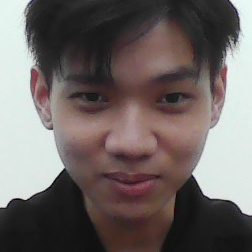
#> input picture emotion-scanner/data/angry/dat_angry_1789957458833.jpg, 252 x 252 px, given in place of the camera
$ python 1_capture_data.py data/angry/dat_angry_1789957458833.jpg
#> lines starting #> are read from the running program, lines starting #| are printed output that depends on the picture
"""
BƯỚC 1/4: Thu thập dữ liệu huấn luyện (chụp ảnh khuôn mặt có nhãn)
Đề tài: Hệ thống gợi ý nhạc theo cảm xúc (phiên bản Web)

File này mở webcam, lần lượt yêu cầu bạn thể hiện từng cảm xúc, và chụp
nhiều ảnh khuôn mặt cho mỗi cảm xúc. Dữ liệu này sẽ dùng để fine-tune
model ở bước 2 (đóng băng backbone, chỉ huấn luyện lại lớp phân loại cuối).

Cách cài đặt:
    pip install opencv-python pillow

Cách chạy:
    python 1_capture_data.py

Điều khiển:
    - Phím 'c'      : chụp 1 ảnh cho cảm xúc hiện tại
    - Phím 'n'      : chuyển sang cảm xúc tiếp theo
    - Phím 'q'      : thoát chương trình

GHI CHÚ - THU THẬP TỪ NHIỀU NGƯỜI:
    Model chỉ học được đặc trưng cảm xúc của những khuôn mặt đã "dạy" nó.
    Nếu chỉ dùng ảnh của 1 người, model sẽ nhận diện tốt cho người đó nhưng
    có thể đoán sai với người khác. Để model tổng quát hơn, hãy chạy file
    này nhiều lần với nhiều người khác nhau (mỗi lần nhập tên khác nhau) -
    dữ liệu sẽ được gộp chung vào thư mục data/ (tên người được lưu trong
    tên file nên không bị đè lên nhau) trước khi chạy bước 2 để train.
"""

import cv2
import os
import sys
import time
import unicodedata

if hasattr(sys.stdout, "reconfigure"):
    sys.stdout.reconfigure(encoding="utf-8")
if hasattr(sys.stderr, "reconfigure"):
    sys.stderr.reconfigure(encoding="utf-8")

# Danh sách cảm xúc cần thu thập - PHẢI khớp với EMOTION_VI ở các bước sau
EMOTIONS = ["neutral", "happy", "sad", "angry", "surprise"]
EMOTION_VI = {
    "neutral": "trung tính (mặt bình thường)",
    "happy": "vui vẻ (cười)",
    "sad": "buồn",
    "angry": "giận dữ",
    "surprise": "ngạc nhiên",
}

DATA_DIR = "data"
TARGET_IMAGES_PER_EMOTION = 40  # càng nhiều ảnh, model càng học tốt (tối thiểu ~25-30)

face_cascade = cv2.CascadeClassifier(
    cv2.data.haarcascades + "haarcascade_frontalface_default.xml"
)


def detect_face_box(frame):
    gray = cv2.cvtColor(frame, cv2.COLOR_BGR2GRAY)
    faces = face_cascade.detectMultiScale(gray, scaleFactor=1.1, minNeighbors=5, minSize=(80, 80))
    if len(faces) == 0:
        return None
    return max(faces, key=lambda f: f[2] * f[3])


def crop_face(frame, box):
    x, y, w, h = box
    pad_w, pad_h = int(w * 0.10), int(h * 0.10)
    y1 = max(0, y - pad_h)
    y2 = min(frame.shape[0], y + h + pad_h)
    x1 = max(0, x - pad_w)
    x2 = min(frame.shape[1], x + w + pad_w)
    return frame[y1:y2, x1:x2]


def count_existing_images(emotion_dir):
    if not os.path.isdir(emotion_dir):
        return 0
    return len([f for f in os.listdir(emotion_dir) if f.lower().endswith((".jpg", ".png"))])


def remove_vietnamese_accents(text):
    """Bỏ dấu tiếng Việt - OpenCV trên Windows dễ lỗi với đường dẫn/tên file có dấu Unicode."""
    text = unicodedata.normalize("NFKD", text)
    text = "".join(c for c in text if not unicodedata.combining(c))
    text = text.replace("đ", "d").replace("Đ", "D")
    return text


def ask_person_name():
    import sys
    if len(sys.argv) > 1 and sys.argv[1].strip():
        name = remove_vietnamese_accents(sys.argv[1].strip()).lower()
        name = "".join(c for c in name if c.isalnum())
        if name:
            return name

    print("=" * 60)
    print("THU THẬP DỮ LIỆU CHO NHIỀU NGƯỜI")
    print("Nhập tên (có dấu cũng được, chương trình sẽ tự bỏ dấu) để phân")
    print("biệt ảnh của từng người khi gộp chung vào thư mục data/.")
    print("Ví dụ: An, Bình, Chi")
    print("=" * 60)
    while True:
        try:
            raw_name = input("Tên của bạn: ").strip()
        except EOFError:
            raw_name = "user"
        name = remove_vietnamese_accents(raw_name).lower()
        name = "".join(c for c in name if c.isalnum())  # chỉ giữ chữ/số thuần ASCII
        if name:
            if name != raw_name.lower():
                print(f"(Đã chuyển thành: '{name}' để tránh lỗi với OpenCV)")
            return name
        print("Tên không hợp lệ, vui lòng nhập lại.")


def main():
    person_name = ask_person_name()

    os.makedirs(DATA_DIR, exist_ok=True)
    for emo in EMOTIONS:
        os.makedirs(os.path.join(DATA_DIR, emo), exist_ok=True)

    cap = cv2.VideoCapture(0)
    if not cap.isOpened():
        print("Không mở được camera.")
        return

    emo_index = 0
    last_capture_time = 0
    capture_cooldown = 0.3  # tránh chụp trùng khi giữ phím

    print("=" * 60)
    print(f"Người thu thập: {person_name}")
    print("HƯỚNG DẪN: 'c' = chụp ảnh | 'n' = cảm xúc tiếp theo | 'q' = thoát")
    print(f"Mục tiêu: ~{TARGET_IMAGES_PER_EMOTION} ảnh / cảm xúc / người")
    print("(Số đếm trên màn hình là TỔNG của TẤT CẢ người đã thu thập trong folder này)")
    print("=" * 60)

    while True:
        ret, frame = cap.read()
#> frame is the input picture: shape (252, 252, 3); mean B, G, R 99.7, 101.7, 109.9
        if not ret:
            print("Không đọc được khung hình từ camera.")
            break

        current_emotion = EMOTIONS[emo_index]
        emotion_dir = os.path.join(DATA_DIR, current_emotion)
        existing = count_existing_images(emotion_dir)

        box = detect_face_box(frame)
#> in detect_face_box, `gray = cv2.cvtColor(frame, cv2.COLOR_BGR2GRAY)`:
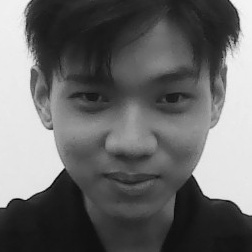
#> gray: shape (252, 252); min 1, max 246, mean 103.9
#> in detect_face_box, `faces = face_cascade.detectMultiScale(gray, scaleFactor=1.1, minNeighb..`: faces = [[19, 21, 207, 207]]
#> box = [19, 21, 207, 207]
        display = frame.copy()

        if box is not None:
            x, y, w, h = box
#> x = 19; y = 21; w = 207; h = 207
            cv2.rectangle(display, (x, y), (x + w, y + h), (0, 255, 0), 2)

        status_color = (0, 200, 0) if existing >= TARGET_IMAGES_PER_EMOTION else (0, 0, 255)
        cv2.putText(display, f"Cam xuc: {EMOTION_VI[current_emotion]}", (20, 40),
                    cv2.FONT_HERSHEY_SIMPLEX, 0.8, (255, 255, 0), 2, cv2.LINE_AA)
        cv2.putText(display, f"Da chup: {existing}/{TARGET_IMAGES_PER_EMOTION}", (20, 75),
                    cv2.FONT_HERSHEY_SIMPLEX, 0.8, status_color, 2, cv2.LINE_AA)
        cv2.putText(display, "'c'=chup  'n'=cam xuc ke  'q'=thoat", (20, display.shape[0] - 20),
                    cv2.FONT_HERSHEY_SIMPLEX, 0.6, (200, 200, 200), 1, cv2.LINE_AA)
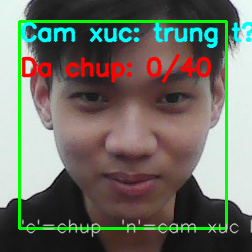
#> display: shape (252, 252, 3); mean B, G, R 99.5, 110.9, 108.7

        cv2.imshow("Thu thap du lieu cam xuc", display)

        key = cv2.waitKey(1) & 0xFF
#> (key q is pressed here)
        now = time.time()

        if key == ord('q'):
            break
        elif key == ord('n'):
            emo_index = (emo_index + 1) % len(EMOTIONS)
            print(f"--> Chuyển sang cảm xúc: {EMOTION_VI[EMOTIONS[emo_index]]}")
        elif key == ord('c') and box is not None and (now - last_capture_time) >= capture_cooldown:
            face_img = crop_face(frame, box)
            filename = os.path.join(
                emotion_dir, f"{person_name}_{current_emotion}_{int(now * 1000)}.jpg"
            )
            cv2.imwrite(filename, face_img)
            last_capture_time = now
            existing += 1
            print(f"[{current_emotion}] Đã lưu ảnh {existing}/{TARGET_IMAGES_PER_EMOTION} -> {filename}")

    cap.release()
    cv2.destroyAllWindows()

    print("\n=== TỔNG KẾT DỮ LIỆU ===")
    total = 0
    for emo in EMOTIONS:
        n = count_existing_images(os.path.join(DATA_DIR, emo))
        total += n
        flag = "✓" if n >= 15 else "⚠ (hơi ít, nên chụp thêm)"
        print(f"  {EMOTION_VI[emo]:<30} : {n:3d} ảnh  {flag}")
    print(f"  TỔNG: {total} ảnh")
    print("\nTiếp theo: chạy 2_finetune_model.py để huấn luyện model.")


if __name__ == "__main__":
    main()
